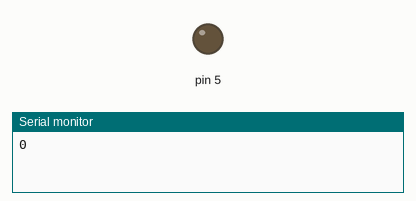
A sketch run on a simulated Arduino Uno, built with avr-gcc and run on an emulated ATmega328P. Parts: output pins drawn as LEDs (lit = HIGH), the last lines printed to the serial monitor.

Above: at 0.1 s.
At 19.6 s:
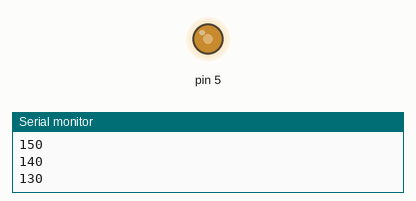
At 29.6 s:
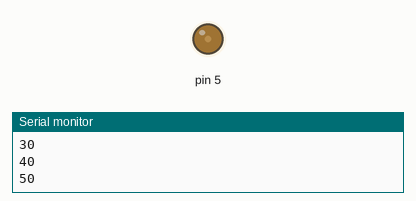
At 39.1 s:
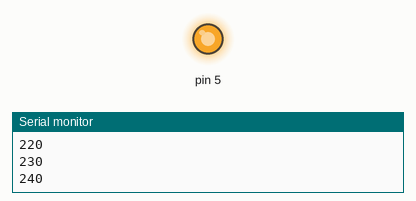
Timing chart, 0 to 40.0 s (numbered marks = the images above):
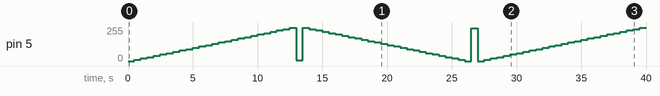

Measured:
- by itself, pin 5: 0/255 → 10/255 at 0.50 s, → 20/255 0.50 s later, → 30/255 0.50 s later, → 40/255 0.50 s later, … (79 changes in this stretch)

The sketch:

ch09_exam01_1.ino
```cpp
int pwm1value = 0; // 초기 pwm의 값
boolean increasing = true;

void setup() {
  // put your setup code here, to run once:
  pinMode(5, OUTPUT);
  Serial.begin(9600);
}

void loop() {
  // analogWrite() 함수를 이용해서 PWM을 만든다
  Serial.println(pwm1value);
  analogWrite(5, pwm1value);
  delay(500);

  if (increasing) {
    pwm1value += 10;
  } else {
    pwm1value -= 10;
  }

  if (pwm1value > 255) {
    increasing = false;
  } else if (pwm1value < 0) {
    increasing = true;
  }
}
```
